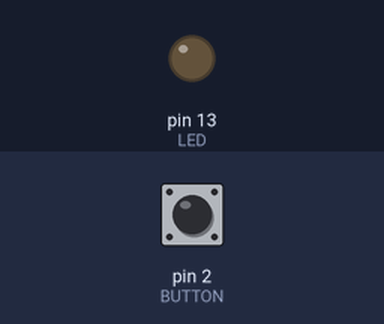
This sketch was run on a simulated Arduino Uno, built with avr-gcc and run on an emulated ATmega328P. Parts: output pins drawn as LEDs (lit = HIGH). The test bench sets the inputs (shaded band); at power-on: pin 2 (BUTTON) LOW.

Above: at 1.2 s.
1.3 s: pin 2 (BUTTON) pulled HIGH for 0.15 s
At 2.1 s:
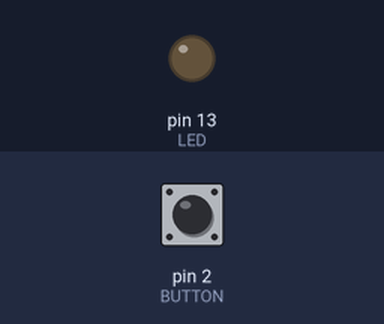
3.0 s: pin 2 (BUTTON) pulled HIGH for 1 s
At 3.5 s:
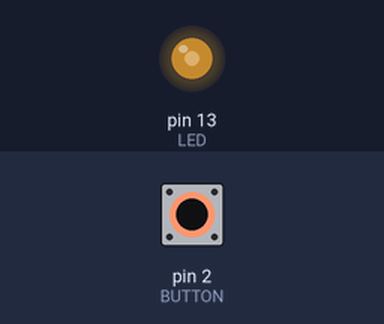
5.5 s: pin 2 (BUTTON) pulled HIGH for 3.2 s
At 9.0 s:
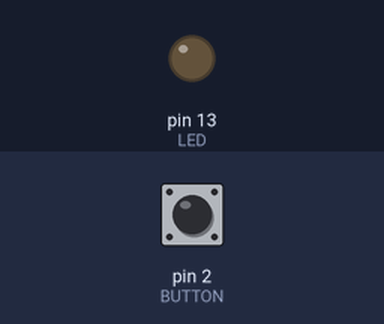
Timing chart, 0 to 10.5 s (numbered marks = the images above; inputs shaded):
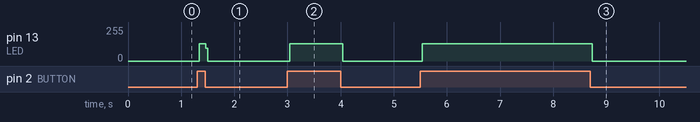

The sketch:

buttonled_upgr.ino
```cpp
const int LED = 13;
const int BUTTON = 2;

int val = 0;
int state = 0;  //led 끄게 선언??

void setup() {
  pinMode(LED, OUTPUT);  //13번 엘이디 출력설정 함수?
  pinMode(BUTTON, INPUT);  //버튼핀 2번으로 입력값 받기 설정인 건가?
}

void loop() {
  val = digitalRead(BUTTON);  //밸류값에 지금 입력된 버튼값을 읽어와서 저장해라?
  //버튼 입력값 확인하고 현재 상태값을 바꾸는 조건절
  if (val == HIGH) {  //켜져있으면
    state = 1 - state;  //일단 반대로 스위칭
  }
  if (state == 1) {  //지금 상태값이 1이면?? 뭔 소리여 이건 또
  digitalWrite(LED, HIGH);  //켜기
  }
  else {  //1이 아닐 경우?
  digitalWrite(LED, LOW);  //꺼
  }
}
```

Measured:
- after the input at 1.3 s, pin 13 (LED): 0/255 → 128/255 at once, → 0/255 0.12 s later
- after the input at 3.0 s, pin 13 (LED): 0/255 → 128/255 at once, → 0/255 1.0 s later
- after the input at 5.5 s, pin 13 (LED): 0/255 → 128/255 at once, → 0/255 3.2 s later
